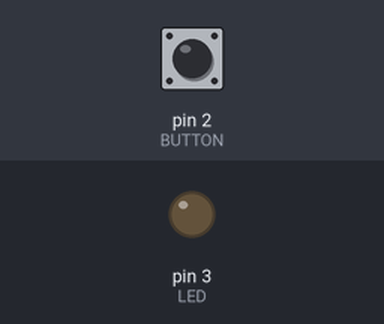
Bench run of a sketch on a simulated Arduino Uno, built with avr-gcc and run on an emulated ATmega328P. Parts: output pins drawn as LEDs (lit = HIGH). The test bench sets the inputs (shaded band); at power-on: pin 2 (BUTTON) LOW.

Above: at 1.2 s.
1.3 s: pin 2 (BUTTON) pulled HIGH for 0.15 s
At 1.37 s:
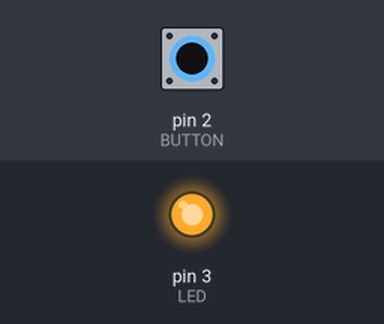
2.9 s: pin 2 (BUTTON) pulled HIGH for 3.2 s
At 7.2 s:
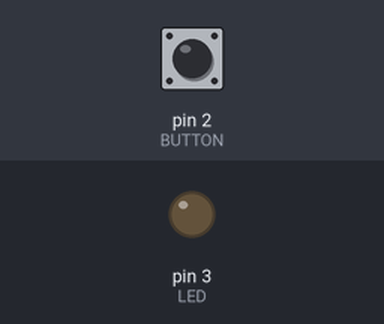
Timing chart, 0 to 8.7 s (numbered marks = the images above; inputs shaded):
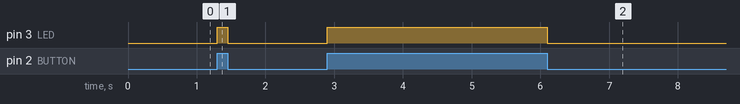

Measured:
- after the input at 1.3 s, pin 3 (LED): LOW → HIGH at once, → LOW 0.15 s later
- after the input at 2.9 s, pin 3 (LED): LOW → HIGH at once, → LOW 3.2 s later

The sketch:

LED_push_button.ino
```cpp
#define LED 3
#define BUTTON 2

void setup() {
  pinMode(LED,OUTPUT);
  pinMode(BUTTON,INPUT); //Define pin D2 as an input -> high impedance

}

void loop() {
  int buttonState = digitalRead(BUTTON); //Read the current button state
  digitalWrite(LED, buttonState); //Switch LED accordingly
}
```
